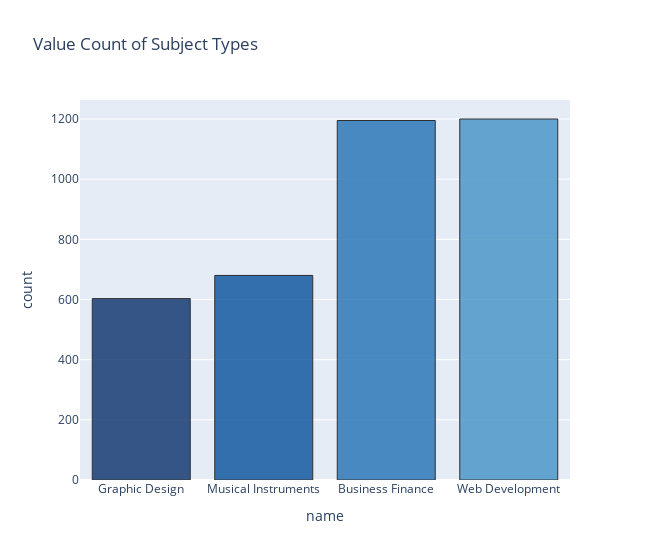

Source (notebook cell):
### Code cell
fig = px.bar(subject,
            x='name',
            y='count',
            color='name',
            color_discrete_sequence=px.colors.sequential.Blues_r,
            opacity=0.8,
            title='Value Count of Subject Types'
            )
fig.update_traces(marker_line_color='black',
                  marker_line_width=1)                  
fig.update_layout(showlegend=False, width=650)
fig.show()

### Figure 1 — Plotly figure (JSON) as saved in the notebook; plotly's stock layout.template omitted (floating-point values rounded to 4 significant figures)
{"data": [{"alignmentgroup": "True", "hovertemplate": "name=%{x}<br>count=%{y}<extra></extra>", "legendgroup": "Graphic Design", "marker": {"color": "rgb(8,48,107)", "line": {"color": "black", "width": 1}, "opacity": 0.8, "pattern": {"shape": ""}}, "name": "Graphic Design", "offsetgroup": "Graphic Design", "orientation": "v", "showlegend": true, "textposition": "auto", "type": "bar", "x": ["Graphic Design"], "xaxis": "x", "y": [603], "yaxis": "y"}, {"alignmentgroup": "True", "hovertemplate": "name=%{x}<br>count=%{y}<extra></extra>", "legendgroup": "Musical Instruments", "marker": {"color": "rgb(8,81,156)", "line": {"color": "black", "width": 1}, "opacity": 0.8, "pattern": {"shape": ""}}, "name": "Musical Instruments", "offsetgroup": "Musical Instruments", "orientation": "v", "showlegend": true, "textposition": "auto", "type": "bar", "x": ["Musical Instruments"], "xaxis": "x", "y": [680], "yaxis": "y"}, {"alignmentgroup": "True", "hovertemplate": "name=%{x}<br>count=%{y}<extra></extra>", "legendgroup": "Business Finance", "marker": {"color": "rgb(33,113,181)", "line": {"color": "black", "width": 1}, "opacity": 0.8, "pattern": {"shape": ""}}, "name": "Business Finance", "offsetgroup": "Business Finance", "orientation": "v", "showlegend": true, "textposition": "auto", "type": "bar", "x": ["Business Finance"], "xaxis": "x", "y": [1195], "yaxis": "y"}, {"alignmentgroup": "True", "hovertemplate": "name=%{x}<br>count=%{y}<extra></extra>", "legendgroup": "Web Development", "marker": {"color": "rgb(66,146,198)", "line": {"color": "black", "width": 1}, "opacity": 0.8, "pattern": {"shape": ""}}, "name": "Web Development", "offsetgroup": "Web Development", "orientation": "v", "showlegend": true, "textposition": "auto", "type": "bar", "x": ["Web Development"], "xaxis": "x", "y": [1200], "yaxis": "y"}], "layout": {"barmode": "relative", "legend": {"title": {"text": "name"}, "tracegroupgap": 0}, "showlegend": false, "title": {"text": "Value Count of Subject Types"}, "width": 650, "xaxis": {"anchor": "y", "categoryarray": ["Graphic Design", "Musical Instruments", "Business Finance", "Web Development"], "categoryorder": "array", "domain": [0, 1], "title": {"text": "name"}}, "yaxis": {"anchor": "x", "domain": [0, 1], "title": {"text": "count"}}}}
